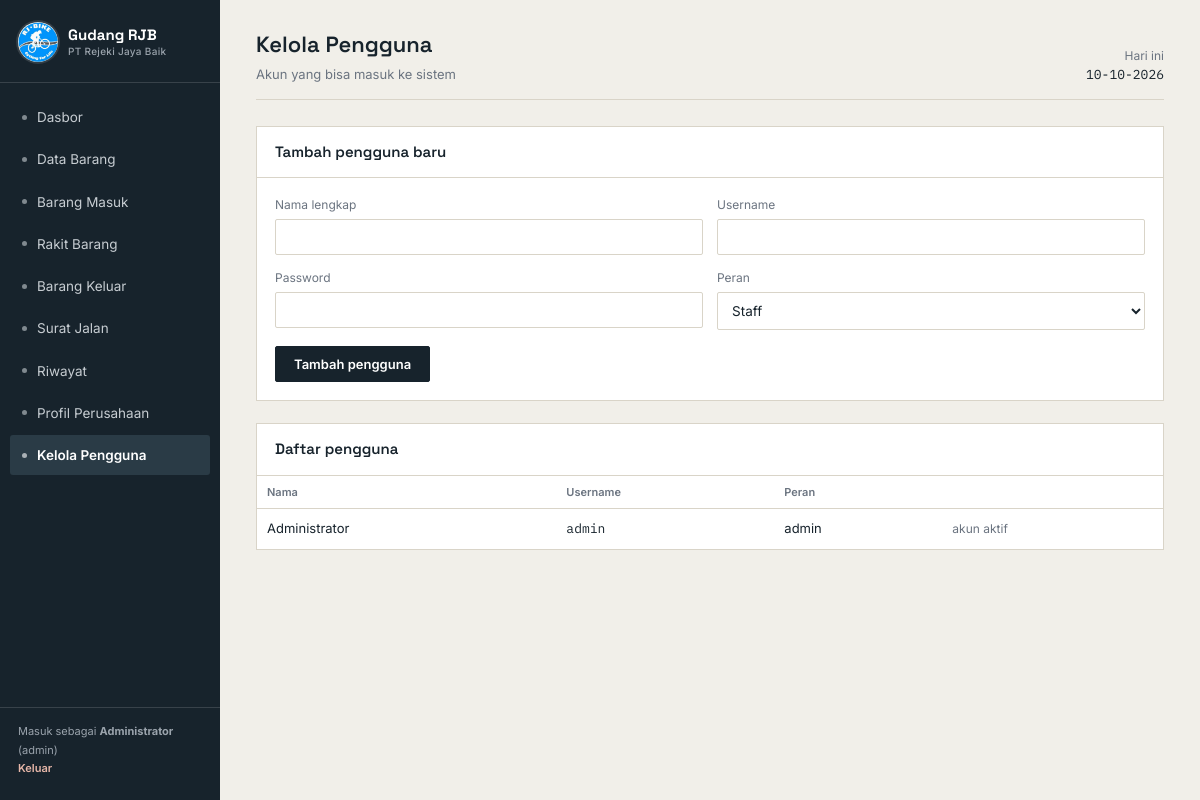
/users.php (signed in), run on the app's committed database.
### tables this page shows
CREATE TABLE IF NOT EXISTS company_profile (
  id INT PRIMARY KEY DEFAULT 1,
  nama VARCHAR(150) NOT NULL DEFAULT 'PT Rejeki Jaya Baik',
  alamat TEXT DEFAULT NULL,
  telp VARCHAR(50) DEFAULT NULL,
  logo_path VARCHAR(255) DEFAULT 'assets/img/logo.png'
);

CREATE TABLE IF NOT EXISTS users (
  id INT AUTO_INCREMENT PRIMARY KEY,
  username VARCHAR(50) NOT NULL UNIQUE,
  password VARCHAR(255) NOT NULL,
  nama_lengkap VARCHAR(100) NOT NULL,
  role ENUM('admin','staff') NOT NULL DEFAULT 'staff',
  created_at TIMESTAMP DEFAULT CURRENT_TIMESTAMP
);

### includes/functions.php (called while the page is built, shortened)
<?php
function e($str): string
{
    return htmlspecialchars((string)($str ?? ''), ENT_QUOTES, 'UTF-8');
}
function get_company(PDO $pdo): array
{
    $stmt = $pdo->query("SELECT * FROM company_profile WHERE id = 1");
    $row = $stmt->fetch();
    return $row ?: ['nama' => 'PT Rejeki Jaya Baik', 'alamat' => '', 'telp' => '', 'logo_path' => 'assets/img/logo.png'];
}

### includes/auth.php (called while the page is built, shortened)
<?php
function current_user(): array
{
    return [
        'id'       => $_SESSION['user_id'] ?? null,
        'username' => $_SESSION['username'] ?? null,
        'nama'     => $_SESSION['nama_lengkap'] ?? null,
        'role'     => $_SESSION['role'] ?? null,
    ];
}

### users.php (the view, shortened to what this page needs)
<?php
require 'includes/auth.php';
require 'config/database.php';
require 'includes/functions.php';
$page_title  = 'Kelola Pengguna';
$page_sub    = 'Akun yang bisa masuk ke sistem';
$active_page = 'users';
$users = $pdo->query('SELECT * FROM users ORDER BY id ASC')->fetchAll();
require 'includes/header.php';
require 'includes/sidebar.php';
?>
<section class="block">
  <div class="block-head"><h2>Tambah pengguna baru</h2></div>
  <div class="block-body">
    <form method="post">
      <div class="form-grid">
        <div class="field"><label>Nama lengkap</label><input type="text" name="nama_lengkap" required></div>
        <div class="field"><label>Username</label><input type="text" name="username" required></div>
        <div class="field"><label>Password</label><input type="password" name="password" minlength="6" required></div>
        <div class="field">
          <label>Peran</label>
          <select name="role">
            <option value="staff">Staff</option>
          </select>
        </div>
      </div>
      <div class="btn-row"><button type="submit" class="btn">Tambah pengguna</button></div>
    </form>
  </div>
</section>
<section class="block">
  <div class="block-head"><h2>Daftar pengguna</h2></div>
  <div class="block-body" style="padding:0;">
    <table>
      <thead><tr><th>Nama</th><th>Username</th><th>Peran</th><th></th></tr></thead>
      <tbody>
        <?php foreach ($users as $u): ?>
          <tr>
            <td><?= e($u['nama_lengkap']) ?></td>
            <td class="mono"><?= e($u['username']) ?></td>
            <td><?= e($u['role']) ?></td>
            <td>
              <?php if ((int)$u['id'] !== (int)$_SESSION['user_id']): ?>
              <form method="post" onsubmit="return confirm('Hapus pengguna ini?');" style="display:inline;">
                <input type="hidden" name="form" value="delete">
                <input type="hidden" name="id" value="<?= (int)$u['id'] ?>">
                <button type="submit" class="icon-btn">Hapus</button>
              </form>
              <?php else: ?>
                <span class="hint">akun aktif</span>
              <?php endif; ?>
            </td>
          </tr>
        <?php endforeach; ?>
      </tbody>
    </table>
  </div>
</section>
<?php require 'includes/footer.php'; ?>

### includes/header.php (shortened to what this page needs)
<?php
$company = get_company($pdo);
?>
<!DOCTYPE html>
<html lang="id">
<head>
<link rel="stylesheet" href="assets/css/style.css">
</head>
<body>
<div id="app">

### includes/sidebar.php
<?php
$user = current_user();
$menu = [
    'dashboard'  => ['index.php', 'Dasbor'],
    'barang'     => ['barang.php', 'Data Barang'],
    'masuk'      => ['masuk.php', 'Barang Masuk'],
    'rakit'      => ['rakit.php', 'Rakit Barang'],
    'keluar'     => ['keluar.php', 'Barang Keluar'],
    'suratjalan' => ['surat_jalan.php', 'Surat Jalan'],
    'riwayat'    => ['riwayat.php', 'Riwayat'],
    'profil'     => ['profil.php', 'Profil Perusahaan'],
];
if (($user['role'] ?? '') === 'admin') {
    $menu['users'] = ['users.php', 'Kelola Pengguna'];
}
?>
<div class="sidebar">
  <div class="brandbox">
    <img class="stamp-mark" src="assets/img/logo.png" alt="Logo perusahaan">
    <div class="brand">Gudang RJB<small><?= e($company['nama']) ?></small></div>
  </div>
  <nav>
    <?php foreach ($menu as $key => [$url, $label]): ?>
      <a href="<?= e($url) ?>" class="<?= ($active_page ?? '') === $key ? 'active' : '' ?>">
        <span class="dot"></span><?= e($label) ?>
      </a>
    <?php endforeach; ?>
  </nav>
  <div class="sidebar-foot">
    Masuk sebagai <strong><?= e($user['nama']) ?></strong> (<?= e($user['role']) ?>)<br>
    <a href="logout.php" class="logout-link">Keluar</a>
  </div>
</div>
<main>
  <div class="topline">
    <div>
      <h1><?= e($page_title ?? '') ?></h1>
      <div class="sub"><?= e($page_sub ?? '') ?></div>
    </div>
    <div class="today">Hari ini<div class="mono"><?= date('d-m-Y') ?></div></div>
  </div>

### includes/footer.php (shortened to what this page needs)
  </main>
</div>
</body>
</html>

### assets/css/style.css (style rules this page uses)
:root { --ink:#17232C; --paper:#F1EFE9; --panel:#FFFFFF; --line:#D9D4C8; --muted:#6B7480; --masuk:#3F7A52; --masuk-bg:#E7F1EA; --keluar:#B4472F; --keluar-bg:#F7E9E5; --gold:#B9862A; --gold-bg:#F5EBD3; }
* { box-sizing:border-box; }
html,body { margin:0;padding:0; }
body { background:var(--paper); color:var(--ink); font-family:'Inter',sans-serif; font-size:14px; line-height:1.5; min-height:100vh; }
h1,h2,h3,.brand { font-family:'Space Grotesk',sans-serif; }
.mono { font-family:'IBM Plex Mono',monospace; }
button { font-family:'Inter',sans-serif;cursor:pointer; }
input,select,textarea { font-family:'Inter',sans-serif; }
a { color:inherit; }
#app { display:flex;min-height:100vh; }
.sidebar { width:220px; flex-shrink:0; background:var(--ink); color:#EFEDE6; display:flex; flex-direction:column; padding:22px 0; }
.brandbox { display:flex; align-items:center; gap:10px; padding:0 18px 20px 18px; border-bottom:1px solid rgba(255,255,255,0.14); margin-bottom:14px; }
.stamp-mark { width:40px;height:40px; border-radius:50%; object-fit:cover; flex-shrink:0; box-shadow:0 0 0 2px rgba(255,255,255,0.12); }
.brand { font-size:15px;font-weight:700;line-height:1.25;color:#fff; }
.brand small { display:block;font-size:10px;font-weight:500;color:#9AA3AC;font-family:'Inter';letter-spacing:0.3px; }
nav { display:flex;flex-direction:column;gap:2px;padding:0 10px; }
nav a { text-decoration:none; padding:10px 12px; border-radius:3px; font-size:13.5px; color:#C7CDD2; display:flex; align-items:center; gap:10px; transition:background .15s ease, color .15s ease; }
nav a.active { background:#2A3B46;color:#fff;font-weight:600; }
nav a .dot { width:5px;height:5px;border-radius:50%;background:currentColor;opacity:0.6;flex-shrink:0; }
.sidebar-foot { margin-top:auto; padding:14px 18px 0 18px; border-top:1px solid rgba(255,255,255,0.14); font-size:11px; color:#9AA3AC; line-height:1.7; }
.logout-link { color:#E7B7A9;text-decoration:none;font-weight:600; }
main { flex:1;padding:28px 36px 60px 36px;max-width:1080px; }
.topline { display:flex; justify-content:space-between; align-items:flex-end; margin-bottom:26px; border-bottom:1px solid var(--line); padding-bottom:14px; }
.topline h1 { font-size:22px;margin:0 0 4px 0;font-weight:600; }
.topline .sub { color:var(--muted);font-size:13px; }
.today { font-size:12px;color:var(--muted);text-align:right; }
.today .mono { font-size:13px;color:var(--ink); }
section.block { background:var(--panel); border:1px solid var(--line); margin-bottom:22px; }
.block-head { padding:14px 18px; border-bottom:1px solid var(--line); display:flex; justify-content:space-between; align-items:center; }
.block-head h2 { font-size:15px;margin:0;font-weight:600; }
.block-body { padding:18px; }
table { width:100%;border-collapse:collapse;font-size:13px; }
th { text-align:left; font-size:11px; color:var(--muted); font-weight:600; padding:8px 10px; border-bottom:1px solid var(--line); }
td { padding:10px 10px;border-bottom:1px solid #EAE7DF; }
tr:last-child td { border-bottom:none; }
.form-grid { display:grid;grid-template-columns:1fr 1fr;gap:14px; }
.field { display:flex;flex-direction:column;gap:5px; }
.field label { font-size:12px;color:var(--muted); }
.field input,.field select,.field textarea { border:1px solid var(--line); background:#fff; padding:9px 10px; font-size:13.5px; color:var(--ink); border-radius:2px; }
.btn { border:1px solid var(--ink); background:var(--ink); color:#fff; padding:9px 18px; font-size:13px; font-weight:600; border-radius:2px; text-decoration:none; display:inline-block; }
.btn-row { display:flex;gap:10px;margin-top:16px; }
.hint { font-size:12px;color:var(--muted);margin-top:6px; }
select { border:1px solid var(--line);padding:9px 10px;border-radius:2px;background:#fff; }
.block-head { gap:14px;flex-wrap:wrap; }

### data on the page
company_profile: nama "PT Rejeki Jaya Baik"
users: nama_lengkap "Administrator", role "admin", username "admin", shows "akun aktif"

### other printed values
$label "Dasbor"
$label "Data Barang"
$label "Barang Masuk"
$label "Rakit Barang"
$label "Barang Keluar"
$label "Surat Jalan"
$label "Riwayat"
$label "Profil Perusahaan"
$label "Kelola Pengguna"
$page_title "Kelola Pengguna"
$page_sub "Akun yang bisa masuk ke sistem"
